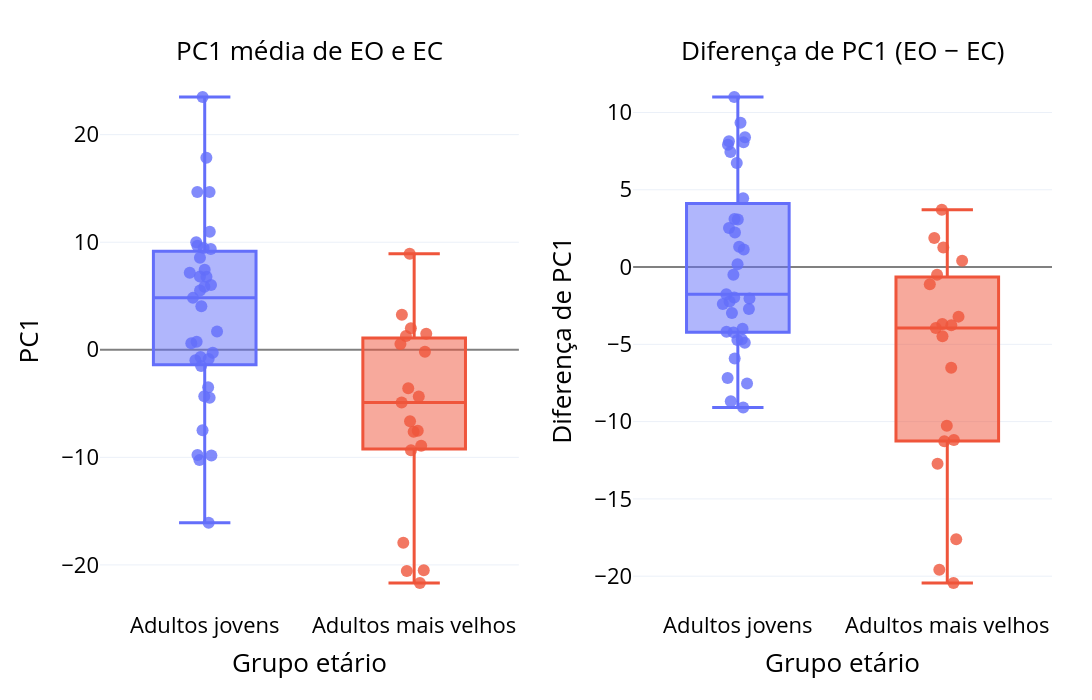

Notebook source saved alongside this figure:
### Code cell
from pathlib import Path

AGE_LABELS = {"jovem": "Adultos jovens", "idoso": "Adultos mais velhos"}
MEASURE_LABELS = {
    "PC1_media": "PC1 média de EO e EC",
    "PC1_EO_menos_EC": "Diferença de PC1 (EO − EC)",
}

plot_df = per_subject.melt(
    id_vars=["subject_id", "age_group"],
    value_vars=list(MEASURE_LABELS),
    var_name="medida",
    value_name="valor",
)
plot_df["medida"] = plot_df["medida"].map(MEASURE_LABELS)
plot_df["age_group"] = plot_df["age_group"].map(AGE_LABELS)

# fundo claro e letras grandes: mesma versão no notebook e no TCC
fig_tcc = px.box(
    plot_df,
    x="age_group",
    y="valor",
    color="age_group",
    facet_col="medida",
    facet_col_spacing=0.12,
    points="all",
    category_orders={"age_group": list(AGE_LABELS.values()), "medida": list(MEASURE_LABELS.values())},
    labels={"age_group": "Grupo etário"},
    template="plotly_white",
)
fig_tcc.for_each_annotation(lambda a: a.update(text=a.text.split("=")[-1], font_size=26))
fig_tcc.update_traces(pointpos=0, jitter=0.35, marker=dict(size=12, opacity=0.8), line_width=3)
fig_tcc.update_yaxes(matches=None, showticklabels=True, title_font_size=26, tickfont_size=22,
                     zeroline=True, zerolinecolor="gray", zerolinewidth=2)
fig_tcc.update_yaxes(title_text="PC1", col=1)
fig_tcc.update_yaxes(title_text="Diferença de PC1", col=2)
fig_tcc.update_xaxes(title_font_size=26, tickfont_size=22)
fig_tcc.update_layout(
    showlegend=False,
    font=dict(size=22, color="black"),
    width=1400,
    height=700,
    margin=dict(l=100, r=40, t=70, b=90),
)
fig_tcc.show()

out_png = Path("../../figures/fig_pc1_idade.png")
out_png.parent.mkdir(parents=True, exist_ok=True)
try:
    fig_tcc.write_image(out_png, scale=3)
    print(f"Salvo: {out_png.resolve()}")
except ValueError as err:
    # kernel iniciado antes de instalar o kaleido: reinicie o kernel para exportar PNG
    out_html = out_png.with_suffix(".html")
    fig_tcc.write_html(out_html)
    print(f"PNG não exportado ({err.__class__.__name__}). HTML: {out_html.resolve()}")

### Figure 1 — Plotly figure (JSON) as saved in the notebook; plotly's stock layout.template omitted (floating-point values rounded to 4 significant figures)
{"data": [{"alignmentgroup": "True", "boxpoints": "all", "hovertemplate": "Grupo etário=%{x}<br>medida=PC1 média de EO e EC<br>valor=%{y}<extra></extra>", "jitter": 0.35, "legendgroup": "Adultos jovens", "line": {"width": 3}, "marker": {"color": "#636efa", "opacity": 0.8, "size": 12}, "name": "Adultos jovens", "notched": false, "offsetgroup": "Adultos jovens", "orientation": "v", "pointpos": 0, "showlegend": true, "type": "box", "x": ["Adultos jovens", "Adultos jovens", "Adultos jovens", "Adultos jovens", "Adultos jovens", "Adultos jovens", "Adultos jovens", "Adultos jovens", "Adultos jovens", "Adultos jovens", "Adultos jovens", "Adultos jovens", "Adultos jovens", "Adultos jovens", "Adultos jovens", "Adultos jovens", "Adultos jovens", "Adultos jovens", "Adultos jovens", "Adultos jovens", "Adultos jovens", "Adultos jovens", "Adultos jovens", "Adultos jovens", "Adultos jovens", "Adultos jovens", "Adultos jovens", "Adultos jovens", "Adultos jovens", "Adultos jovens", "Adultos jovens", "Adultos jovens", "Adultos jovens", "Adultos jovens", "Adultos jovens"], "x0": " ", "xaxis": "x", "y": [-16.07, 1.704, 10.98, 14.67, 0.756, -4.465, 7.436, 14.66, 8.547, -7.473, 6.804, -9.834, -1.519, -0.9691, 9.669, -9.785, 9.452, 23.5, 7.167, -10.26, 17.85, 6.792, 4.05, 9.368, 4.827, -4.327, -0.6653, 5.868, -0.278, -0.8464, 5.507, 6.012, -3.48, 0.6094, 9.999], "y0": " ", "yaxis": "y"}, {"alignmentgroup": "True", "boxpoints": "all", "hovertemplate": "Grupo etário=%{x}<br>medida=Diferença de PC1 (EO − EC)<br>valor=%{y}<extra></extra>", "jitter": 0.35, "legendgroup": "Adultos jovens", "line": {"width": 3}, "marker": {"color": "#636efa", "opacity": 0.8, "size": 12}, "name": "Adultos jovens", "notched": false, "offsetgroup": "Adultos jovens", "orientation": "v", "pointpos": 0, "showlegend": false, "type": "box", "x": ["Adultos jovens", "Adultos jovens", "Adultos jovens", "Adultos jovens", "Adultos jovens", "Adultos jovens", "Adultos jovens", "Adultos jovens", "Adultos jovens", "Adultos jovens", "Adultos jovens", "Adultos jovens", "Adultos jovens", "Adultos jovens", "Adultos jovens", "Adultos jovens", "Adultos jovens", "Adultos jovens", "Adultos jovens", "Adultos jovens", "Adultos jovens", "Adultos jovens", "Adultos jovens", "Adultos jovens", "Adultos jovens", "Adultos jovens", "Adultos jovens", "Adultos jovens", "Adultos jovens", "Adultos jovens", "Adultos jovens", "Adultos jovens", "Adultos jovens", "Adultos jovens", "Adultos jovens"], "x0": " ", "xaxis": "x2", "y": [8.143, -8.687, 9.339, 11.0, 1.139, 7.919, -2.978, 8.067, -7.173, -4.672, -1.972, -4.186, -4.894, 2.24, -1.761, 4.455, -4.725, 3.079, 3.103, 6.738, 0.1848, -5.918, -7.531, -2.389, -2.71, 2.531, -3.996, 1.32, 8.399, -0.4944, -2.031, -2.229, -9.083, -4.226, 7.444], "y0": " ", "yaxis": "y2"}, {"alignmentgroup": "True", "boxpoints": "all", "hovertemplate": "Grupo etário=%{x}<br>medida=PC1 média de EO e EC<br>valor=%{y}<extra></extra>", "jitter": 0.35, "legendgroup": "Adultos mais velhos", "line": {"width": 3}, "marker": {"color": "#EF553B", "opacity": 0.8, "size": 12}, "name": "Adultos mais velhos", "notched": false, "offsetgroup": "Adultos mais velhos", "orientation": "v", "pointpos": 0, "showlegend": true, "type": "box", "x": ["Adultos mais velhos", "Adultos mais velhos", "Adultos mais velhos", "Adultos mais velhos", "Adultos mais velhos", "Adultos mais velhos", "Adultos mais velhos", "Adultos mais velhos", "Adultos mais velhos", "Adultos mais velhos", "Adultos mais velhos", "Adultos mais velhos", "Adultos mais velhos", "Adultos mais velhos", "Adultos mais velhos", "Adultos mais velhos", "Adultos mais velhos", "Adultos mais velhos", "Adultos mais velhos"], "x0": " ", "xaxis": "x", "y": [1.994, -4.348, -4.911, -6.64, 1.481, -9.337, -8.913, -17.94, -7.623, 8.936, 3.248, -20.5, 0.5406, -20.57, -21.68, 1.283, -7.519, -0.1781, -3.571], "y0": " ", "yaxis": "y"}, {"alignmentgroup": "True", "boxpoints": "all", "hovertemplate": "Grupo etário=%{x}<br>medida=Diferença de PC1 (EO − EC)<br>valor=%{y}<extra></extra>", "jitter": 0.35, "legendgroup": "Adultos mais velhos", "line": {"width": 3}, "marker": {"color": "#EF553B", "opacity": 0.8, "size": 12}, "name": "Adultos mais velhos", "notched": false, "offsetgroup": "Adultos mais velhos", "orientation": "v", "pointpos": 0, "showlegend": false, "type": "box", "x": ["Adultos mais velhos", "Adultos mais velhos", "Adultos mais velhos", "Adultos mais velhos", "Adultos mais velhos", "Adultos mais velhos", "Adultos mais velhos", "Adultos mais velhos", "Adultos mais velhos", "Adultos mais velhos", "Adultos mais velhos", "Adultos mais velhos", "Adultos mais velhos", "Adultos mais velhos", "Adultos mais velhos", "Adultos mais velhos", "Adultos mais velhos", "Adultos mais velhos", "Adultos mais velhos"], "x0": " ", "xaxis": "x2", "y": [-12.73, -6.519, -3.766, 3.712, 1.875, -1.11, -0.4981, -3.936, -11.28, -3.678, 0.4104, -4.477, -17.61, -20.44, -11.19, 1.272, -19.58, -3.207, -10.26], "y0": " ", "yaxis": "y2"}], "layout": {"annotations": [{"font": {"size": 26}, "showarrow": false, "text": "PC1 média de EO e EC", "x": 0.22, "xanchor": "center", "xref": "paper", "y": 1, "yanchor": "bottom", "yref": "paper"}, {"font": {"size": 26}, "showarrow": false, "text": "Diferença de PC1 (EO − EC)", "x": 0.78, "xanchor": "center", "xref": "paper", "y": 1, "yanchor": "bottom", "yref": "paper"}], "boxmode": "overlay", "font": {"color": "black", "size": 22}, "height": 700, "legend": {"title": {"text": "Grupo etário"}, "tracegroupgap": 0}, "margin": {"b": 90, "l": 100, "r": 40, "t": 70}, "showlegend": false, "width": 1400, "xaxis": {"anchor": "y", "categoryarray": ["Adultos jovens", "Adultos mais velhos"], "categoryorder": "array", "domain": [0, 0.44], "tickfont": {"size": 22}, "title": {"font": {"size": 26}, "text": "Grupo etário"}}, "xaxis2": {"anchor": "y2", "categoryarray": ["Adultos jovens", "Adultos mais velhos"], "categoryorder": "array", "domain": [0.56, 1], "matches": "x", "tickfont": {"size": 22}, "title": {"font": {"size": 26}, "text": "Grupo etário"}}, "yaxis": {"anchor": "x", "domain": [0, 1], "showticklabels": true, "tickfont": {"size": 22}, "title": {"font": {"size": 26}, "text": "PC1"}, "zeroline": true, "zerolinecolor": "gray", "zerolinewidth": 2}, "yaxis2": {"anchor": "x2", "domain": [0, 1], "showticklabels": true, "tickfont": {"size": 22}, "title": {"font": {"size": 26}, "text": "Diferença de PC1"}, "zeroline": true, "zerolinecolor": "gray", "zerolinewidth": 2}}}
